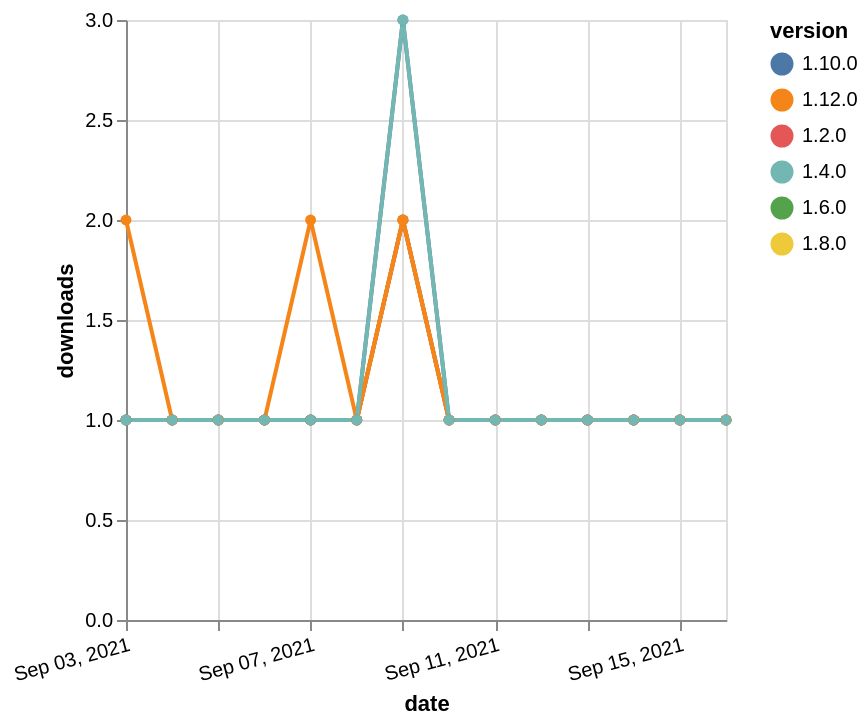

Here is the Vega-Lite specification saved for this chart:
### Vega-Lite specification from a JSON file in a GitHub repository (floating-point values rounded to 4 significant figures)
{"$schema": "https://vega.github.io/schema/vega-lite/v5.json", "description": "A simple bar chart with embedded data.", "data": {"values": [{"date": "2021-09-03", "total": 190, "delta": 1, "version": "1.6.0"}, {"date": "2021-09-04", "total": 191, "delta": 1, "version": "1.6.0"}, {"date": "2021-09-05", "total": 192, "delta": 1, "version": "1.6.0"}, {"date": "2021-09-06", "total": 193, "delta": 1, "version": "1.6.0"}, {"date": "2021-09-07", "total": 194, "delta": 1, "version": "1.6.0"}, {"date": "2021-09-08", "total": 195, "delta": 1, "version": "1.6.0"}, {"date": "2021-09-09", "total": 197, "delta": 2, "version": "1.6.0"}, {"date": "2021-09-10", "total": 198, "delta": 1, "version": "1.6.0"}, {"date": "2021-09-11", "total": 199, "delta": 1, "version": "1.6.0"}, {"date": "2021-09-12", "total": 200, "delta": 1, "version": "1.6.0"}, {"date": "2021-09-13", "total": 201, "delta": 1, "version": "1.6.0"}, {"date": "2021-09-14", "total": 202, "delta": 1, "version": "1.6.0"}, {"date": "2021-09-15", "total": 203, "delta": 1, "version": "1.6.0"}, {"date": "2021-09-16", "total": 204, "delta": 1, "version": "1.6.0"}, {"date": "2021-09-03", "total": 169, "delta": 1, "version": "1.8.0"}, {"date": "2021-09-04", "total": 170, "delta": 1, "version": "1.8.0"}, {"date": "2021-09-05", "total": 171, "delta": 1, "version": "1.8.0"}, {"date": "2021-09-06", "total": 172, "delta": 1, "version": "1.8.0"}, {"date": "2021-09-07", "total": 173, "delta": 1, "version": "1.8.0"}, {"date": "2021-09-08", "total": 174, "delta": 1, "version": "1.8.0"}, {"date": "2021-09-09", "total": 176, "delta": 2, "version": "1.8.0"}, {"date": "2021-09-10", "total": 177, "delta": 1, "version": "1.8.0"}, {"date": "2021-09-11", "total": 178, "delta": 1, "version": "1.8.0"}, {"date": "2021-09-12", "total": 179, "delta": 1, "version": "1.8.0"}, {"date": "2021-09-13", "total": 180, "delta": 1, "version": "1.8.0"}, {"date": "2021-09-14", "total": 181, "delta": 1, "version": "1.8.0"}, {"date": "2021-09-15", "total": 182, "delta": 1, "version": "1.8.0"}, {"date": "2021-09-16", "total": 183, "delta": 1, "version": "1.8.0"}, {"date": "2021-09-03", "total": 185, "delta": 1, "version": "1.10.0"}, {"date": "2021-09-04", "total": 186, "delta": 1, "version": "1.10.0"}, {"date": "2021-09-05", "total": 187, "delta": 1, "version": "1.10.0"}, {"date": "2021-09-06", "total": 188, "delta": 1, "version": "1.10.0"}, {"date": "2021-09-07", "total": 189, "delta": 1, "version": "1.10.0"}, {"date": "2021-09-08", "total": 190, "delta": 1, "version": "1.10.0"}, {"date": "2021-09-09", "total": 193, "delta": 3, "version": "1.10.0"}, {"date": "2021-09-10", "total": 194, "delta": 1, "version": "1.10.0"}, {"date": "2021-09-11", "total": 195, "delta": 1, "version": "1.10.0"}, {"date": "2021-09-12", "total": 196, "delta": 1, "version": "1.10.0"}, {"date": "2021-09-13", "total": 197, "delta": 1, "version": "1.10.0"}, {"date": "2021-09-14", "total": 198, "delta": 1, "version": "1.10.0"}, {"date": "2021-09-15", "total": 199, "delta": 1, "version": "1.10.0"}, {"date": "2021-09-16", "total": 200, "delta": 1, "version": "1.10.0"}, {"date": "2021-09-03", "total": 246, "delta": 1, "version": "1.2.0"}, {"date": "2021-09-04", "total": 247, "delta": 1, "version": "1.2.0"}, {"date": "2021-09-05", "total": 248, "delta": 1, "version": "1.2.0"}, {"date": "2021-09-06", "total": 249, "delta": 1, "version": "1.2.0"}, {"date": "2021-09-07", "total": 250, "delta": 1, "version": "1.2.0"}, {"date": "2021-09-08", "total": 251, "delta": 1, "version": "1.2.0"}, {"date": "2021-09-09", "total": 253, "delta": 2, "version": "1.2.0"}, {"date": "2021-09-10", "total": 254, "delta": 1, "version": "1.2.0"}, {"date": "2021-09-11", "total": 255, "delta": 1, "version": "1.2.0"}, {"date": "2021-09-12", "total": 256, "delta": 1, "version": "1.2.0"}, {"date": "2021-09-13", "total": 257, "delta": 1, "version": "1.2.0"}, {"date": "2021-09-14", "total": 258, "delta": 1, "version": "1.2.0"}, {"date": "2021-09-15", "total": 259, "delta": 1, "version": "1.2.0"}, {"date": "2021-09-16", "total": 260, "delta": 1, "version": "1.2.0"}, {"date": "2021-09-03", "total": 183, "delta": 2, "version": "1.12.0"}, {"date": "2021-09-04", "total": 184, "delta": 1, "version": "1.12.0"}, {"date": "2021-09-05", "total": 185, "delta": 1, "version": "1.12.0"}, {"date": "2021-09-06", "total": 186, "delta": 1, "version": "1.12.0"}, {"date": "2021-09-07", "total": 188, "delta": 2, "version": "1.12.0"}, {"date": "2021-09-08", "total": 189, "delta": 1, "version": "1.12.0"}, {"date": "2021-09-09", "total": 191, "delta": 2, "version": "1.12.0"}, {"date": "2021-09-10", "total": 192, "delta": 1, "version": "1.12.0"}, {"date": "2021-09-11", "total": 193, "delta": 1, "version": "1.12.0"}, {"date": "2021-09-12", "total": 194, "delta": 1, "version": "1.12.0"}, {"date": "2021-09-13", "total": 195, "delta": 1, "version": "1.12.0"}, {"date": "2021-09-14", "total": 196, "delta": 1, "version": "1.12.0"}, {"date": "2021-09-15", "total": 197, "delta": 1, "version": "1.12.0"}, {"date": "2021-09-16", "total": 198, "delta": 1, "version": "1.12.0"}, {"date": "2021-09-03", "total": 342, "delta": 1, "version": "1.4.0"}, {"date": "2021-09-04", "total": 343, "delta": 1, "version": "1.4.0"}, {"date": "2021-09-05", "total": 344, "delta": 1, "version": "1.4.0"}, {"date": "2021-09-06", "total": 345, "delta": 1, "version": "1.4.0"}, {"date": "2021-09-07", "total": 346, "delta": 1, "version": "1.4.0"}, {"date": "2021-09-08", "total": 347, "delta": 1, "version": "1.4.0"}, {"date": "2021-09-09", "total": 350, "delta": 3, "version": "1.4.0"}, {"date": "2021-09-10", "total": 351, "delta": 1, "version": "1.4.0"}, {"date": "2021-09-11", "total": 352, "delta": 1, "version": "1.4.0"}, {"date": "2021-09-12", "total": 353, "delta": 1, "version": "1.4.0"}, {"date": "2021-09-13", "total": 354, "delta": 1, "version": "1.4.0"}, {"date": "2021-09-14", "total": 355, "delta": 1, "version": "1.4.0"}, {"date": "2021-09-15", "total": 356, "delta": 1, "version": "1.4.0"}, {"date": "2021-09-16", "total": 357, "delta": 1, "version": "1.4.0"}]}, "width": "container", "mark": {"type": "line", "point": {"filled": true}}, "encoding": {"x": {"field": "date", "type": "temporal", "timeUnit": "yearmonthdate", "title": "date", "axis": {"labelAngle": -15}}, "y": {"field": "delta", "type": "quantitative", "title": "downloads"}, "color": {"field": "version", "type": "nominal"}, "tooltip": {"field": "delta"}}}
